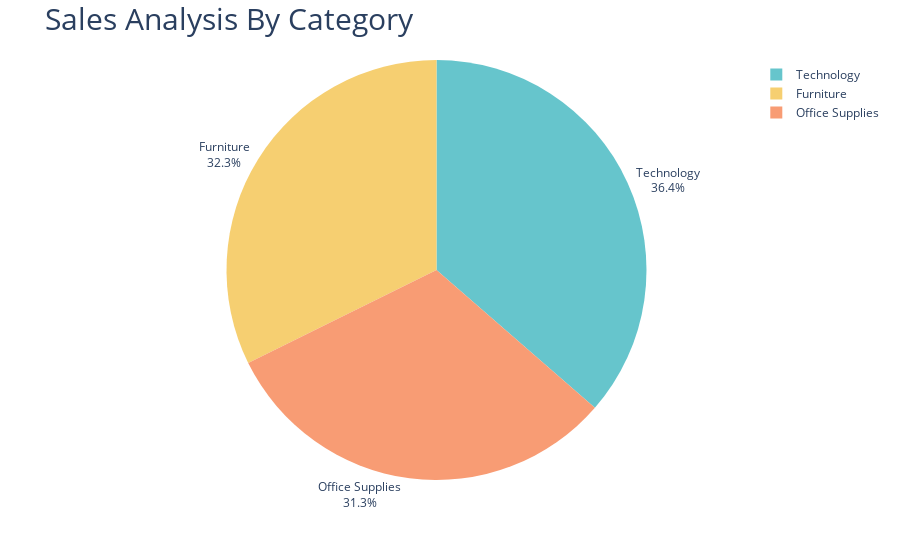

This figure's notebook cell:
### Code cell
fig=px.pie(Sales_by_Category,
            values='Sales',
            names='Category',
            hole=0,
           color_discrete_sequence=px.colors.qualitative.Pastel)
fig.update_traces(textposition='outside',textinfo='percent+label')
fig.update_layout(title_text='Sales Analysis By Category',title_font=dict(size=30))
fig.show()

### Figure 1 — Plotly figure (JSON) as saved in the notebook; plotly's stock layout.template omitted (floating-point values rounded to 4 significant figures)
{"data": [{"domain": {"x": [0, 1], "y": [0, 1]}, "hole": 0, "hovertemplate": "Category=%{label}<br>Sales=%{value}<extra></extra>", "labels": ["Furniture", "Office Supplies", "Technology"], "legendgroup": "", "name": "", "showlegend": true, "textinfo": "percent+label", "textposition": "outside", "type": "pie", "values": [742000.0, 719000.0, 836200.0]}], "layout": {"legend": {"tracegroupgap": 0}, "margin": {"t": 60}, "piecolorway": ["rgb(102, 197, 204)", "rgb(246, 207, 113)", "rgb(248, 156, 116)", "rgb(220, 176, 242)", "rgb(135, 197, 95)", "rgb(158, 185, 243)", "rgb(254, 136, 177)", "rgb(201, 219, 116)", "rgb(139, 224, 164)", "rgb(180, 151, 231)", "rgb(179, 179, 179)"], "title": {"font": {"size": 30}, "text": "Sales Analysis By Category"}}}
